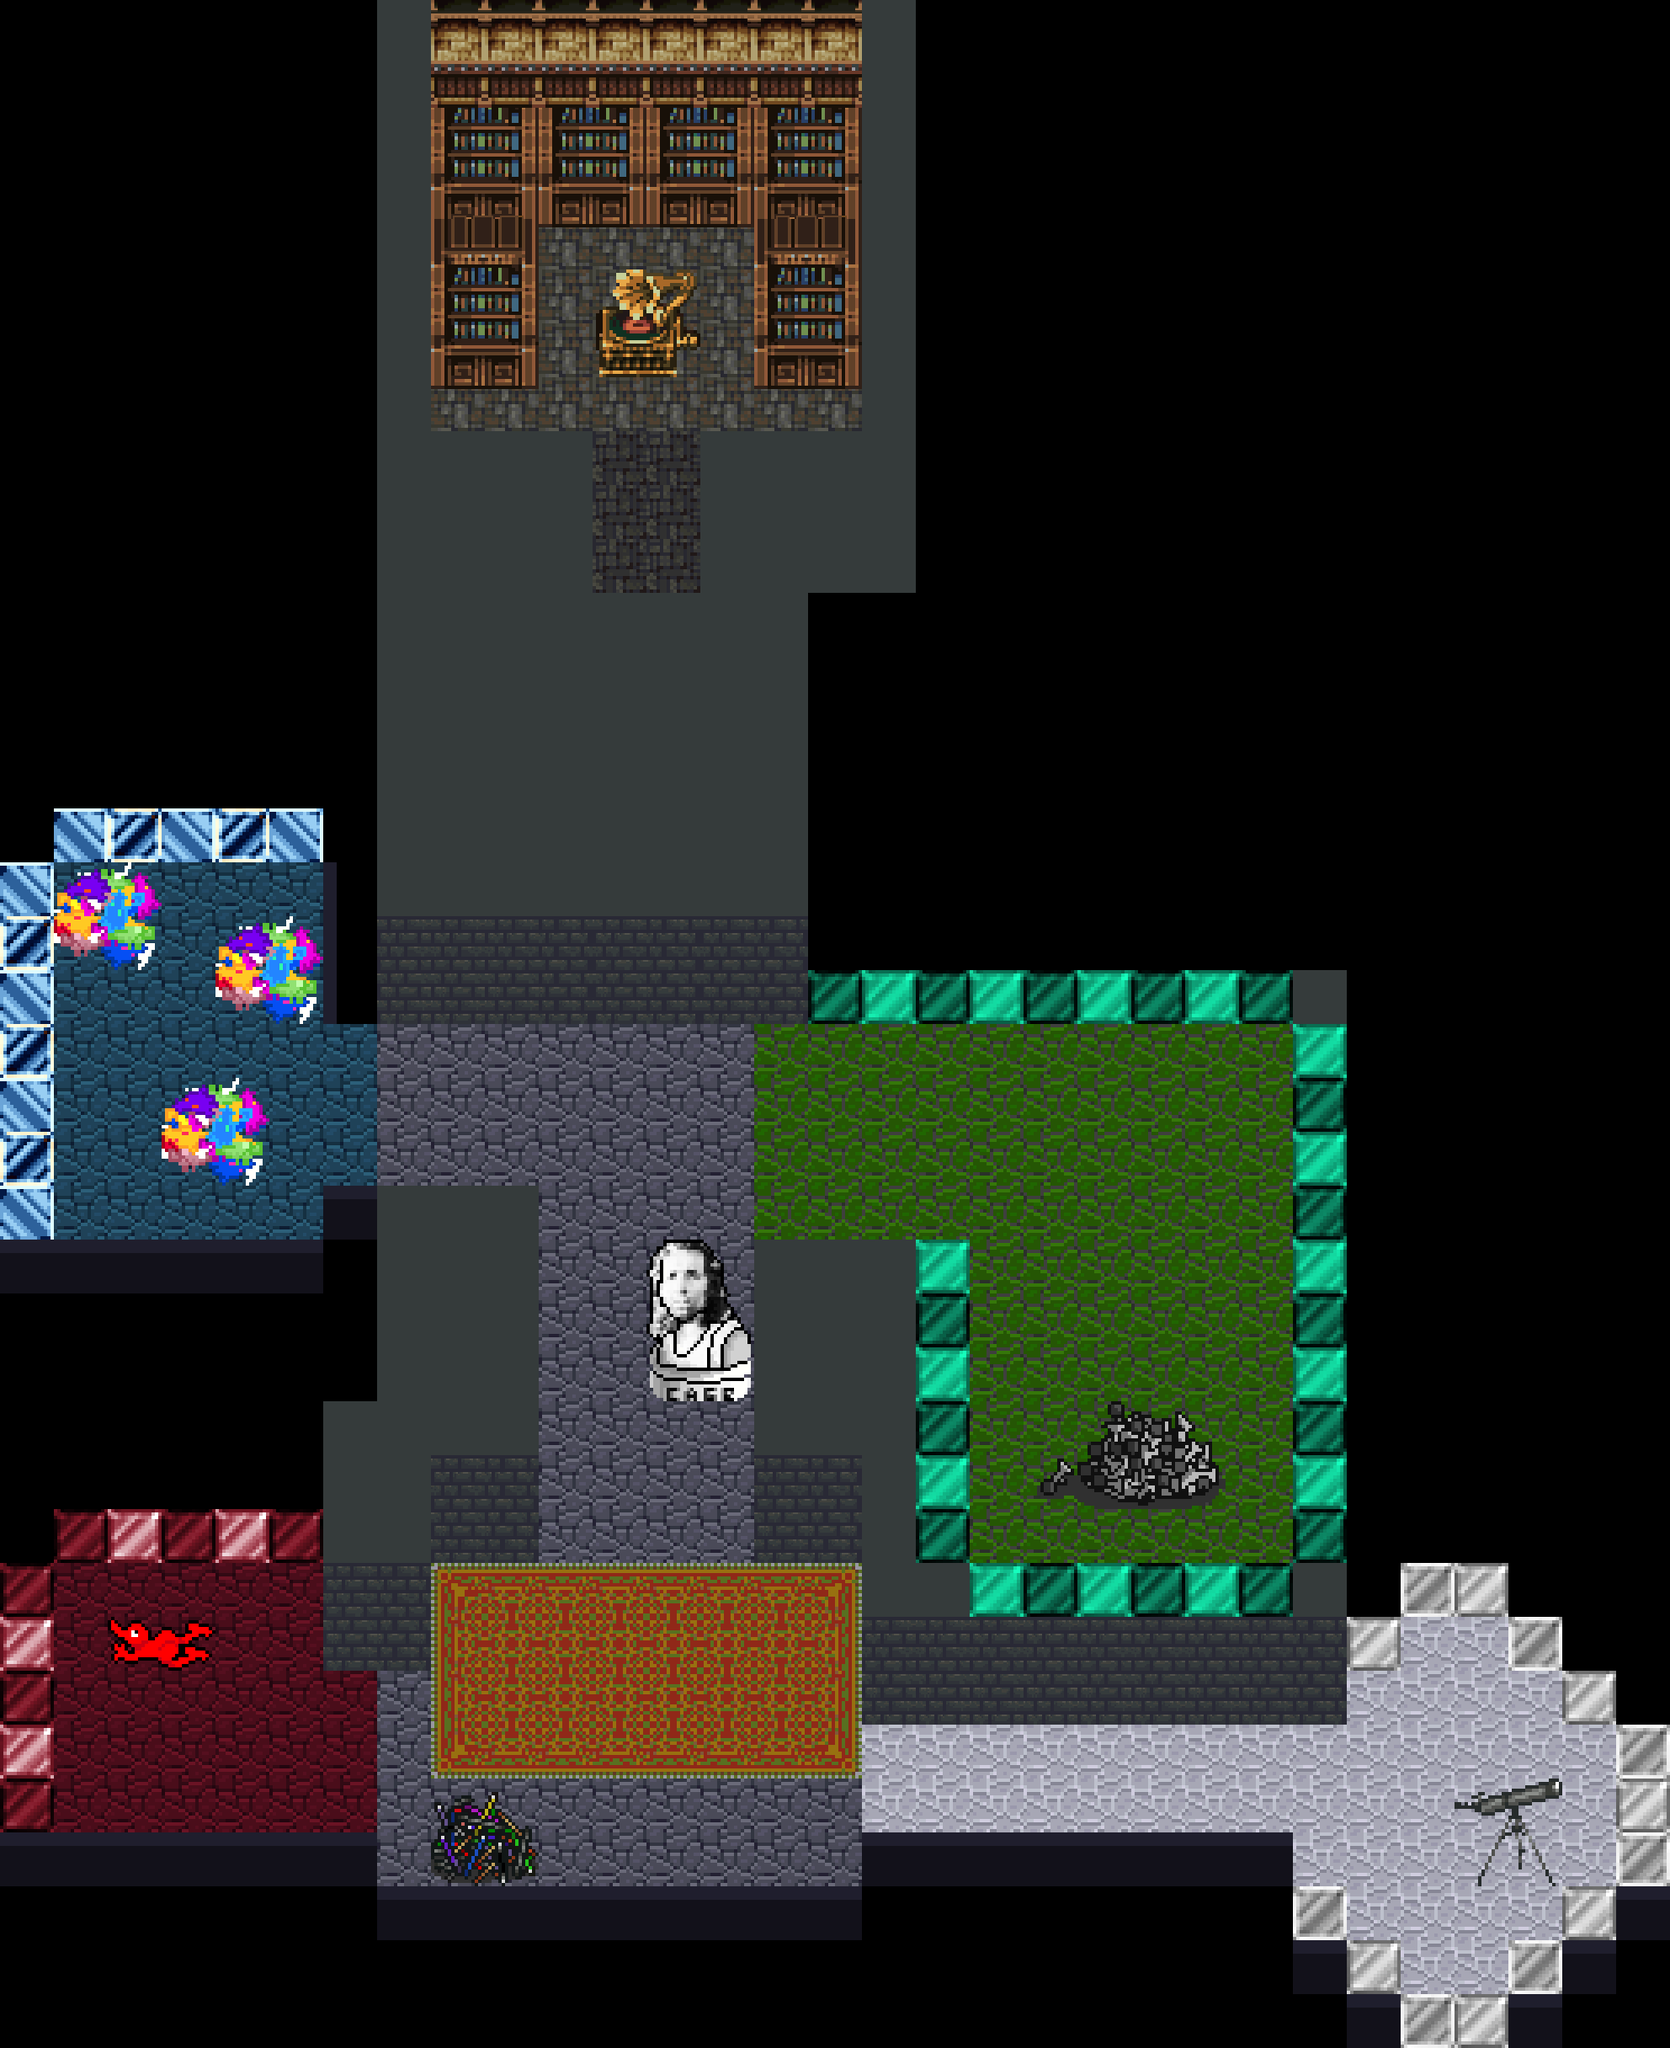

Below is a game level as drawn by its tile map, then a one-line description and the .tmx that defines it (tile-layer data replaced by summaries):
An orthogonal 31x38 tile map with 64x64 px tiles, 5 tile layers (World, Collision, StaticObjectsBelow, StaticObjectsCollision, ...) and 1 object (spawnzone).

<map version="1.2" tiledversion="1.2.4" orientation="orthogonal" renderorder="left-up" width="31" height="38" tilewidth="64" tileheight="64" infinite="0" nextlayerid="14" nextobjectid="8">
 <tileset firstgid="1" source="tiles3.tsx" />
 <layer id="7" name="World" width="31" height="38">
  <data>[1178 cells, 351 non-empty, 12 distinct tile ids]</data>
 </layer>
 <layer id="13" name="Collision" width="31" height="38">
  <data>[1178 cells, 0 non-empty, 0 distinct tile ids]</data>
 </layer>
 <layer id="9" name="StaticObjectsBelow" width="31" height="38">
  <data>[1178 cells, 54 non-empty, 15 distinct tile ids]</data>
 </layer>
 <layer id="10" name="StaticObjectsCollision" width="31" height="38">
  <data>[1178 cells, 304 non-empty, 28 distinct tile ids]</data>
 </layer>
 <layer id="11" name="StaticObjectsAbove" width="31" height="38">
  <data>[1178 cells, 40 non-empty, 28 distinct tile ids]</data>
 </layer>
 <objectgroup id="12" name="Objects">
  <object id="7" name="spawnzone" x="512" y="1856" width="512" height="256" />
 </objectgroup>
</map>
